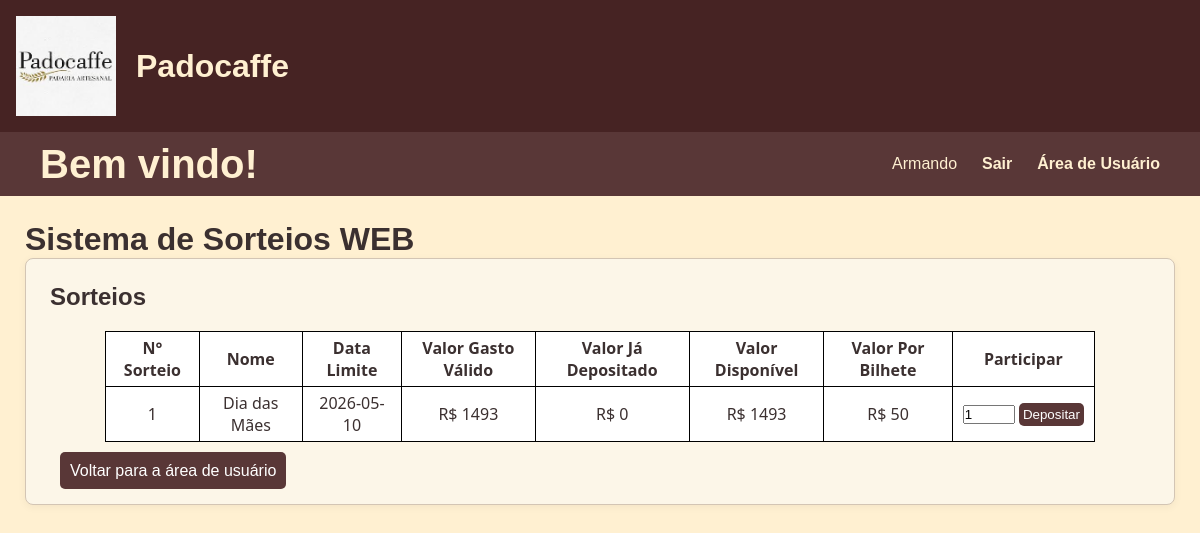
The page /participar_sorteio (signed in) on the database its author committed.
### tables this page shows
CREATE TABLE usuario (
  id_usuario INTEGER PRIMARY KEY AUTOINCREMENT,
  username TEXT UNIQUE NOT NULL,
  password TEXT NOT NULL,
  CPF INTEGER NOT NULL,
  celular INTEGER NOT NULL
);

CREATE TABLE sorteio (
  id_sorteio INTEGER PRIMARY KEY AUTOINCREMENT,
  nome TEXT UNIQUE NOT NULL,
  data_inicial TIMESTAMP NOT NULL,
  data_limite TIMESTAMP NOT NULL,
  valor_por_bilhete DECIMAL(10,2) NOT NULL,
  realizado BOOLEAN DEFAULT 0,
  id_bilhete_sorteado INTEGER DEFAULT NULL,
  FOREIGN KEY (id_bilhete_sorteado) REFERENCES bilhete(id_bilhete),
  CHECK ((NOT realizado) OR id_bilhete_sorteado)
);

### flaskr/usuario.py (the view, shortened to what this page needs)
@bp.route('/participar_sorteio', methods=('GET','POST'))
@usuario_required
def participar_sorteio():
    id_usuario = session["user_id"]
    db = get_db()
    with current_app.open_resource('query_usuario.sql') as f:
        sorteios = db.execute(f.read().decode('utf8'),(id_usuario,id_usuario,)).fetchall()
    if request.method == 'GET':
        if sorteios:
            return render_template('usuario/participar_sorteio.html',sorteios=sorteios,sorteios_abertos=True)
        else:
            return render_template('usuario/participar_sorteio.html',get=True,sorteios_abertos=False)

### flaskr/auth.py (called while the page is built, shortened)
@bp.before_app_request
def load_logged_in_user():
    user_id = session.get("user_id")
    auth_type = session.get("auth_type")
    if user_id is None:
        g.admin = None
        g.usuario = None
    elif auth_type == "usuario":
        db = get_db()
        g.usuario = db.execute(
            "SELECT id_usuario, username, password FROM usuario WHERE id_usuario = ?",
            (user_id,)
        ).fetchone()
        g.admin = None

def usuario_required(view):
    @functools.wraps(view)
    def wrapped_view(**kwargs):
        if g.usuario is None:
            return redirect(url_for("auth.login_usuario"))
        return view(**kwargs)
    return wrapped_view

### flaskr/db.py (called while the page is built)
def get_db():
    if 'db' not in g:
        g.db = sqlite3.connect(DB_PATH)
        g.db.row_factory = sqlite3.Row
    return g.db

### flaskr/templates/usuario/participar_sorteio.html (shortened to what this page needs)
{% extends 'base.html' %}
{% block content %}
    <h2 style="margin-bottom: 20px;">Sorteios</h2>
    <div>
        {% if sorteios_abertos %}
            <table>
                <tr>
                    <th>N° Sorteio</th>
                    <th>Nome</th>
                    <th>Data Limite</th>
                    <th>Valor Gasto Válido</th>
                    <th>Valor Já Depositado</th>
                    <th>Valor Disponível</th>
                    <th>Valor Por Bilhete</th>
                    <th>Participar</th>
                </tr>
                {% for sorteio in sorteios %}
                    <tr>
                        <td>{{sorteio.id_sorteio}}</td>
                        <td>{{sorteio.nome_sorteio}}</td>
                        {%if sorteio.data_limite=="2999-01-01"%}
                            <td>-</td>
                        {% else %}
                            <td>{{sorteio.data_limite}}</td>
                        {% endif %}
                        <td>R$ {{sorteio.total_comprado}}</td>
                        <td>R$ {{sorteio.valor_convertido}}</td>
                        <td>R$ {{sorteio.total_comprado - sorteio.valor_convertido}}</td>
                        <td>R$ {{sorteio.valor_por_bilhete}}</td>
                        <td>
                            {%if sorteio.pode_depositar %}
                                <form class="formulario" style="margin: 0px" method="post" disabled>
                                        <nobr><input type="number" style="min-width: 50px; margin-bottom: 0px" value="1" id="quantidade_bilhetes" name="quantidade_bilhetes" min="1" max={{(sorteio.total_comprado - sorteio.valor_convertido)//sorteio.valor_por_bilhete}}>
                                        <button class="depositar-button" type="submit">Depositar</button></nobr>
                                    {% else %}
                                        <nobr><input disabled type="number" style="min-width: 50px; margin-bottom: 0px" value="0" min="0" max="0">
                                        <button class="depositar-button" type="submit" disabled>Depositar</button></nobr>
                                    {% endif %}
                            </form>
                        </td>
                    </tr>
                {% endfor %}
            </table>
        {% else %}
        <p style="margin: 10px;">No momento não há nenhum sorteio aberto</p>
        {% endif %}
        <a href="{{ url_for('usuario.index_usuario') }}" class="return-button">Voltar para a área de usuário</a>
    </div>
{% endblock %}

### flaskr/templates/base.html (shortened to what this page needs)
<!doctype html>
<html lang="pt-br">
  <head>
    <link rel="stylesheet" href="{{ url_for('static', filename='style.css') }}">
  </head>
  <body>
    <header class="main-header">
        <img src="{{ url_for('static', filename='img/padocaffe imagem.jpeg') }}" alt="Logomarca da Empresa Padocaffe" style="height: 100px;">
        <h1>Padocaffe</h1>
    </header>
    <nav class="navbar">
      <h1>Bem vindo!</h1>
      <ul>
        {% if g.admin %}
            <li><span>{{ g.admin['username'] }}</span></li>
            <li><a class="navbar-item" href="{{ url_for('auth.logout_admin') }}">Sair</a></li>
            <li><a class="navbar-item" href="{{ url_for('admin.index_admin') }}">Área de Administrador</a></li>
        {% else %}
          {% if g.usuario %}
            <li><span>{{ g.usuario['username'] }}</span></li>
            <li><a class="navbar-item" href="{{ url_for('auth.logout_usuario') }}">Sair</a></li>
            <li><a class="navbar-item" href="{{ url_for('usuario.index_usuario') }}">Área de Usuário</a></li>
          {% else %}
            <li><a class="navbar-item" href="{{ url_for('auth.login_admin') }}">Área de Administrador</a></li>
            <li><a class="navbar-item" href="{{ url_for('auth.index') }}">Voltar ao Início</a></li>
          {% endif %}
        {% endif %}
      </ul>
    </nav>
    <main>
      <div style="display: flex; align-items: center; gap: 12px;">
        <h1 style="margin: 0;">Sistema de Sorteios WEB</h1>
      </div>
      <section class="content">
      {% block content %}{% endblock %}
      </section>
    </main>
  </body>
</html>

### flaskr/static/style.css (style rules this page uses)
* { margin: 0; padding: 0; box-sizing: border-box; }
body { background-color: #FFF0D1; color: #3B3030; font-family: Arial, Helvetica, sans-serif; }
a { color: #664343; text-decoration: none; }
.main-header { background-color: #462323; padding: 1rem; display: flex; align-items: center; gap: 20px; color: #FFF0D1; }
.navbar { width: 100%; height: 4rem; background-color: #593737; display: flex; justify-content: space-between; align-items: center; }
.navbar h1 { margin-left: 2.5rem; font-size: 2.5rem; color: #FFF0D1; }
.navbar ul { margin-right: 2.5rem; list-style: none; display: flex; align-items: center; gap: 25px; }
.navbar li { color: #FFF0D1; display: inline-flex; justify-content: space-evenly; }
.navbar-item { color: #FFF0D1; line-height: 50px; text-decoration: none; font-weight: bold; font-family: Arial, Helvetica, sans-serif; }
.formulario { display: flex; flex-direction: column; gap: 10px; max-width: 400px; }
.return-button { text-decoration: none; background-color: #593737; color: white; padding: 10px; border-radius: 5px; margin: 10px; }
.depositar-button { padding: 4px; background-color: #593737; color: white; border: none; border-radius: 5px; }
table { border: 1px solid black; margin: 10px auto; margin-bottom: 20px; width: 90%; background-color: white; color: #3B3030; border-collapse: collapse; font-family:'Segoe UI', Tahoma, Geneva, Verdana, sans-serif; }
td { border: 1px solid black; margin: 0px; padding: 5px 10px; background-color: white; text-align: center; }
th { border: 1px solid black; margin: 0px; padding: 5px 10px; background-color: #ffffff; text-align: center; }
main { padding: 25px; }
.content { background-color: #fcf6e8; padding: 1.5rem; border: 1px solid #d3c5b4; border-radius: 8px; box-shadow: 0 2px 8px rgba(0,0,0,0.05); }
.content:last-child { margin-bottom: 0; }
.content form { margin: 1em 0; display: flex; flex-direction: column; }
.content input, .content textarea { margin-bottom: 1em; }

### rows shown on the page
usuario: usuario.username "Armando"
sorteio: id_sorteio "1", nome_sorteio "Dia das Mães", data_limite "2026-05-10", total_comprado "1493", valor_convertido "0", valor_por_bilhete "50"
